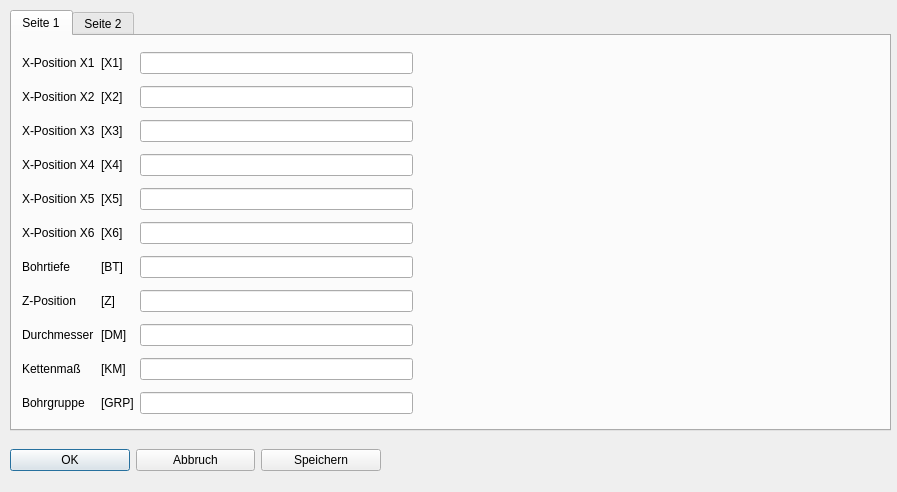
<?xml version="1.0" encoding="UTF-8"?>
<ui version="4.0">
 <class>Dialog_hbeym</class>
 <widget class="QDialog" name="Dialog_hbeym">
  <property name="geometry">
   <rect>
    <x>0</x>
    <y>0</y>
    <width>897</width>
    <height>492</height>
   </rect>
  </property>
  <property name="windowTitle">
   <string>HBE Y minus</string>
  </property>
  <property name="modal">
   <bool>true</bool>
  </property>
  <widget class="QWidget" name="layoutWidget_3">
   <property name="geometry">
    <rect>
     <x>10</x>
     <y>440</y>
     <width>371</width>
     <height>41</height>
    </rect>
   </property>
   <layout class="QHBoxLayout" name="horizontalLayout">
    <item>
     <widget class="QPushButton" name="pushButton_ok">
      <property name="text">
       <string>OK</string>
      </property>
     </widget>
    </item>
    <item>
     <widget class="QPushButton" name="pushButton_esc">
      <property name="text">
       <string>Abbruch</string>
      </property>
     </widget>
    </item>
    <item>
     <widget class="QPushButton" name="pushButton_save">
      <property name="text">
       <string>Speichern</string>
      </property>
     </widget>
    </item>
   </layout>
  </widget>
  <widget class="QTabWidget" name="tabWidget">
   <property name="geometry">
    <rect>
     <x>10</x>
     <y>10</y>
     <width>881</width>
     <height>421</height>
    </rect>
   </property>
   <property name="currentIndex">
    <number>0</number>
   </property>
   <widget class="QWidget" name="tab">
    <attribute name="title">
     <string>Seite 1</string>
    </attribute>
    <widget class="QWidget" name="layoutWidget">
     <property name="geometry">
      <rect>
       <x>10</x>
       <y>10</y>
       <width>391</width>
       <height>381</height>
      </rect>
     </property>
     <layout class="QGridLayout" name="gridLayout">
      <item row="10" column="0">
       <widget class="QLabel" name="label_6">
        <property name="text">
         <string>Bohrgruppe</string>
        </property>
       </widget>
      </item>
      <item row="1" column="2">
       <widget class="QLineEdit" name="lineEdit_x2"/>
      </item>
      <item row="6" column="2">
       <widget class="QLineEdit" name="lineEdit_boti"/>
      </item>
      <item row="2" column="0">
       <widget class="QLabel" name="label_2">
        <property name="text">
         <string>X-Position X3</string>
        </property>
       </widget>
      </item>
      <item row="2" column="1">
       <widget class="QLabel" name="label_37">
        <property name="text">
         <string>[X3]</string>
        </property>
       </widget>
      </item>
      <item row="7" column="2">
       <widget class="QLineEdit" name="lineEdit_z"/>
      </item>
      <item row="4" column="0">
       <widget class="QLabel" name="label_34">
        <property name="text">
         <string>X-Position X5</string>
        </property>
       </widget>
      </item>
      <item row="8" column="0">
       <widget class="QLabel" name="label_5">
        <property name="text">
         <string>Durchmesser</string>
        </property>
       </widget>
      </item>
      <item row="5" column="1">
       <widget class="QLabel" name="label_40">
        <property name="text">
         <string>[X6]</string>
        </property>
       </widget>
      </item>
      <item row="3" column="0">
       <widget class="QLabel" name="label_16">
        <property name="text">
         <string>X-Position X4</string>
        </property>
       </widget>
      </item>
      <item row="8" column="2">
       <widget class="QLineEdit" name="lineEdit_dm"/>
      </item>
      <item row="8" column="1">
       <widget class="QLabel" name="label_9">
        <property name="text">
         <string>[DM]</string>
        </property>
       </widget>
      </item>
      <item row="10" column="1">
       <widget class="QLabel" name="label_10">
        <property name="text">
         <string>[GRP]</string>
        </property>
       </widget>
      </item>
      <item row="6" column="1">
       <widget class="QLabel" name="label_8">
        <property name="text">
         <string>[BT]</string>
        </property>
       </widget>
      </item>
      <item row="4" column="1">
       <widget class="QLabel" name="label_39">
        <property name="text">
         <string>[X5]</string>
        </property>
       </widget>
      </item>
      <item row="10" column="2">
       <widget class="QLineEdit" name="lineEdit_grp"/>
      </item>
      <item row="4" column="2">
       <widget class="QLineEdit" name="lineEdit_x5"/>
      </item>
      <item row="0" column="0">
       <widget class="QLabel" name="label_3">
        <property name="text">
         <string>X-Position X1</string>
        </property>
       </widget>
      </item>
      <item row="7" column="1">
       <widget class="QLabel" name="label_42">
        <property name="text">
         <string>[Z]</string>
        </property>
       </widget>
      </item>
      <item row="5" column="2">
       <widget class="QLineEdit" name="lineEdit_x6"/>
      </item>
      <item row="5" column="0">
       <widget class="QLabel" name="label_35">
        <property name="text">
         <string>X-Position X6</string>
        </property>
       </widget>
      </item>
      <item row="1" column="0">
       <widget class="QLabel" name="label">
        <property name="text">
         <string>X-Position X2</string>
        </property>
       </widget>
      </item>
      <item row="6" column="0">
       <widget class="QLabel" name="label_4">
        <property name="text">
         <string>Bohrtiefe</string>
        </property>
       </widget>
      </item>
      <item row="3" column="2">
       <widget class="QLineEdit" name="lineEdit_x4"/>
      </item>
      <item row="3" column="1">
       <widget class="QLabel" name="label_38">
        <property name="text">
         <string>[X4]</string>
        </property>
       </widget>
      </item>
      <item row="2" column="2">
       <widget class="QLineEdit" name="lineEdit_x3"/>
      </item>
      <item row="1" column="1">
       <widget class="QLabel" name="label_36">
        <property name="text">
         <string>[X2]</string>
        </property>
       </widget>
      </item>
      <item row="7" column="0">
       <widget class="QLabel" name="label_41">
        <property name="text">
         <string>Z-Position</string>
        </property>
       </widget>
      </item>
      <item row="0" column="2">
       <widget class="QLineEdit" name="lineEdit_x1"/>
      </item>
      <item row="0" column="1">
       <widget class="QLabel" name="label_7">
        <property name="text">
         <string>[X1]</string>
        </property>
       </widget>
      </item>
      <item row="9" column="2">
       <widget class="QLineEdit" name="lineEdit_kette"/>
      </item>
      <item row="9" column="0">
       <widget class="QLabel" name="label_43">
        <property name="text">
         <string>Kettenmaß</string>
        </property>
       </widget>
      </item>
      <item row="9" column="1">
       <widget class="QLabel" name="label_44">
        <property name="text">
         <string>[KM]</string>
        </property>
       </widget>
      </item>
     </layout>
    </widget>
    <widget class="QLabel" name="label_bild">
     <property name="geometry">
      <rect>
       <x>410</x>
       <y>10</y>
       <width>461</width>
       <height>381</height>
      </rect>
     </property>
     <property name="text">
      <string/>
     </property>
    </widget>
   </widget>
   <widget class="QWidget" name="tab_2">
    <attribute name="title">
     <string>Seite 2</string>
    </attribute>
    <widget class="QWidget" name="layoutWidget_2">
     <property name="geometry">
      <rect>
       <x>11</x>
       <y>9</y>
       <width>391</width>
       <height>381</height>
      </rect>
     </property>
     <layout class="QGridLayout" name="gridLayout_2">
      <item row="3" column="1">
       <widget class="QLabel" name="label_18">
        <property name="text">
         <string>[ABV]</string>
        </property>
       </widget>
      </item>
      <item row="0" column="2">
       <widget class="QLineEdit" name="lineEdit_y2"/>
      </item>
      <item row="6" column="2">
       <widget class="QLineEdit" name="lineEdit_bez"/>
      </item>
      <item row="4" column="2">
       <widget class="QLineEdit" name="lineEdit_bovo"/>
      </item>
      <item row="7" column="0">
       <widget class="QLabel" name="label_33">
        <property name="text">
         <string>Ausführbedingung</string>
        </property>
       </widget>
      </item>
      <item row="1" column="0">
       <widget class="QLabel" name="label_46">
        <property name="text">
         <string>Y Position Y1</string>
        </property>
       </widget>
      </item>
      <item row="0" column="1">
       <widget class="QLabel" name="label_47">
        <property name="text">
         <string>[Y2]</string>
        </property>
       </widget>
      </item>
      <item row="2" column="0">
       <widget class="QLabel" name="label_11">
        <property name="text">
         <string>Anbohrtiefe</string>
        </property>
       </widget>
      </item>
      <item row="6" column="0">
       <widget class="QLabel" name="label_30">
        <property name="text">
         <string>Bezeichnung</string>
        </property>
       </widget>
      </item>
      <item row="1" column="1">
       <widget class="QLabel" name="label_48">
        <property name="text">
         <string>[Y1]</string>
        </property>
       </widget>
      </item>
      <item row="3" column="2">
       <widget class="QLineEdit" name="lineEdit_anbovo"/>
      </item>
      <item row="7" column="2">
       <widget class="QLineEdit" name="lineEdit_afb"/>
      </item>
      <item row="5" column="2">
       <widget class="QLineEdit" name="lineEdit_n"/>
      </item>
      <item row="0" column="0">
       <widget class="QLabel" name="label_45">
        <property name="text">
         <string>Y Position Y2 (Nein/-1)</string>
        </property>
       </widget>
      </item>
      <item row="7" column="1">
       <widget class="QLabel" name="label_32">
        <property name="text">
         <string>[AFB]</string>
        </property>
       </widget>
      </item>
      <item row="4" column="1">
       <widget class="QLabel" name="label_22">
        <property name="text">
         <string>[BV]</string>
        </property>
       </widget>
      </item>
      <item row="4" column="0">
       <widget class="QLabel" name="label_21">
        <property name="text">
         <string>Bohrvorschub</string>
        </property>
       </widget>
      </item>
      <item row="2" column="2">
       <widget class="QLineEdit" name="lineEdit_anboti"/>
      </item>
      <item row="3" column="0">
       <widget class="QLabel" name="label_17">
        <property name="text">
         <string>Anbohrvorschub</string>
        </property>
       </widget>
      </item>
      <item row="5" column="0">
       <widget class="QLabel" name="label_24">
        <property name="text">
         <string>Drehzahl</string>
        </property>
       </widget>
      </item>
      <item row="5" column="1">
       <widget class="QLabel" name="label_25">
        <property name="text">
         <string>[N]</string>
        </property>
       </widget>
      </item>
      <item row="6" column="1">
       <widget class="QLabel" name="label_31">
        <property name="text">
         <string>[BEZ]</string>
        </property>
       </widget>
      </item>
      <item row="1" column="2">
       <widget class="QLineEdit" name="lineEdit_y1"/>
      </item>
      <item row="2" column="1">
       <widget class="QLabel" name="label_13">
        <property name="text">
         <string>[ABT]</string>
        </property>
       </widget>
      </item>
     </layout>
    </widget>
    <widget class="QLabel" name="label_bild_2">
     <property name="geometry">
      <rect>
       <x>410</x>
       <y>10</y>
       <width>461</width>
       <height>381</height>
      </rect>
     </property>
     <property name="text">
      <string/>
     </property>
    </widget>
   </widget>
  </widget>
 </widget>
 <tabstops>
  <tabstop>tabWidget</tabstop>
  <tabstop>lineEdit_x1</tabstop>
  <tabstop>lineEdit_x2</tabstop>
  <tabstop>lineEdit_x3</tabstop>
  <tabstop>lineEdit_x4</tabstop>
  <tabstop>lineEdit_x5</tabstop>
  <tabstop>lineEdit_x6</tabstop>
  <tabstop>lineEdit_boti</tabstop>
  <tabstop>lineEdit_z</tabstop>
  <tabstop>lineEdit_dm</tabstop>
  <tabstop>lineEdit_kette</tabstop>
  <tabstop>lineEdit_grp</tabstop>
  <tabstop>pushButton_ok</tabstop>
  <tabstop>pushButton_esc</tabstop>
  <tabstop>pushButton_save</tabstop>
  <tabstop>lineEdit_y2</tabstop>
  <tabstop>lineEdit_y1</tabstop>
  <tabstop>lineEdit_anboti</tabstop>
  <tabstop>lineEdit_anbovo</tabstop>
  <tabstop>lineEdit_bovo</tabstop>
  <tabstop>lineEdit_n</tabstop>
  <tabstop>lineEdit_bez</tabstop>
  <tabstop>lineEdit_afb</tabstop>
 </tabstops>
 <resources/>
 <connections/>
</ui>
